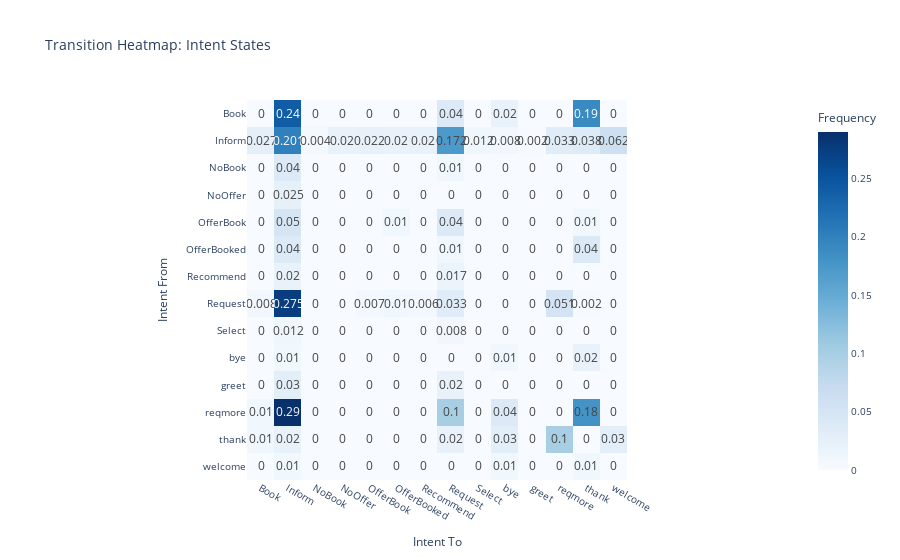

Write notebook code for a chart like this one.
### Code cell
import pandas as pd
import plotly.express as px


data = {
    'intent_from': transition_stats['intent_from'],
    'intent_to': transition_stats['intent_to'],
    'frequency': transition_stats['frequency_within_domain']  # Transition frequencies
}
df = pd.DataFrame(data)

# Create a pivot table for the heatmap
heatmap_data = df.pivot_table(index='intent_from', columns='intent_to', values='frequency', fill_value=0).round(3)

# Create a heatmap
fig = px.imshow(
    heatmap_data,
    text_auto=True,  # Display values on the heatmap
    color_continuous_scale="blues",
    title="Transition Heatmap: Intent States",
    labels=dict(x="Intent To", y="Intent From", color="Frequency")
)

# Update trace to increase text size
fig.update_traces(
    textfont=dict(size=12)   # Increase the font size
)

# Update layout
fig.update_layout(
    xaxis_title="Intent To",
    yaxis_title="Intent From",
    font=dict(size=10)
)

fig.show()
fig.write_html("intent_transitions_heatmap.html")

### Figure 1 — Plotly figure (JSON) as saved in the notebook; plotly's stock layout.template omitted (floating-point values rounded to 4 significant figures; data arrays with more than 128 entries replaced by an {"elided": "..."} marker saying what was removed)
{"data": [{"coloraxis": "coloraxis", "hovertemplate": "Intent To: %{x}<br>Intent From: %{y}<br>Frequency: %{z}<extra></extra>", "name": "0", "textfont": {"size": 12}, "texttemplate": "%{z}", "type": "heatmap", "x": ["Book", "Inform", "NoBook", "NoOffer", "OfferBook", "OfferBooked", "Recommend", "Request", "Select", "bye", "greet", "reqmore", "thank", "welcome"], "xaxis": "x", "y": ["Book", "Inform", "NoBook", "NoOffer", "OfferBook", "OfferBooked", "Recommend", "Request", "Select", "bye", "greet", "reqmore", "thank", "welcome"], "yaxis": "y", "z": {"elided": "14x14 float values"}}], "layout": {"coloraxis": {"colorbar": {"title": {"text": "Frequency"}}, "colorscale": [[0, "rgb(247,251,255)"], [0.125, "rgb(222,235,247)"], [0.25, "rgb(198,219,239)"], [0.375, "rgb(158,202,225)"], [0.5, "rgb(107,174,214)"], [0.625, "rgb(66,146,198)"], [0.75, "rgb(33,113,181)"], [0.875, "rgb(8,81,156)"], [1, "rgb(8,48,107)"]]}, "font": {"size": 10}, "title": {"text": "Transition Heatmap: Intent States"}, "xaxis": {"anchor": "y", "constrain": "domain", "domain": [0, 1], "scaleanchor": "y", "title": {"text": "Intent To"}}, "yaxis": {"anchor": "x", "autorange": "reversed", "constrain": "domain", "domain": [0, 1], "title": {"text": "Intent From"}}}}
